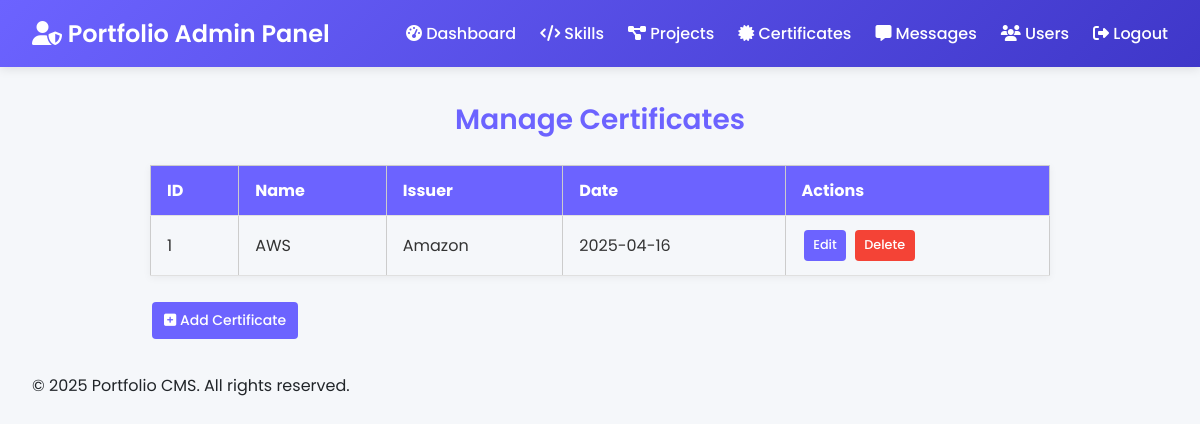
Screenshot of /admin/certificates.php (signed in) with the database file from the repository.
### tables this page shows
CREATE TABLE `certificates` (
  `id` int NOT NULL,
  `name` varchar(255) NOT NULL,
  `issuer` varchar(255) NOT NULL,
  `date` date NOT NULL,
  `description` text
);

### admin/certificates.php (the view, shortened to what this page needs)
<?php
include 'includes/database.php';
$result = mysqli_query(
    $connect,
    "SELECT * FROM certificates ORDER BY date DESC"
);
include 'includes/header.php';
?>
<div class="container">
  <h2>Manage Certificates</h2>
  <?php if (mysqli_num_rows($result) > 0): ?>
    <table class="table">
      <thead>
        <tr>
          <th>ID</th>
          <th>Name</th>
          <th>Issuer</th>
          <th>Date</th>
          <th>Actions</th>
        </tr>
      </thead>
      <tbody>
      <?php while ($row = mysqli_fetch_assoc($result)): ?>
        <tr>
          <td><?= $row['id'] ?></td>
          <td><?= htmlspecialchars($row['name']) ?></td>
          <td><?= htmlspecialchars($row['issuer']) ?></td>
          <td><?= htmlspecialchars($row['date']) ?></td>
          <td>
            <a href="certificate_edit.php?id=<?= $row['id'] ?>" class="btn btn-sm">Edit</a>
            <a href="certificates.php?delete=<?= $row['id'] ?>"
               class="btn btn-sm btn-danger"
               onclick="return confirm('Delete this certificate?');">
               Delete
            </a>
          </td>
        </tr>
      <?php endwhile; ?>
      </tbody>
    </table>
  <?php else: ?>
    <p>No certificates found.</p>
  <?php endif; ?>
  <p><a href="certificate_add.php" class="btn btn-primary">
    <i class="fas fa-plus-square"></i> Add Certificate
  </a></p>
</div>
<?php include 'includes/footer.php'; ?>

### admin/styles.css (style rules this page uses)
a:link, a:active, a:hover, a:visited { text-decoration: none; color: #b44824; }
table { width: 100%; border: 1px solid #ccc; border-spacing: 0; border-collapse: collapse; }
td, th { border: 1px solid #ccc; padding: 10px; }
th { white-space: nowrap; }
.btn { display: inline-block; padding: 5px 10px; margin: 2px; text-decoration: none; border-radius: 3px; }

### admin/includes/header.php (style rules this page uses)
:root { --primary-color:rgb(90, 157, 196); --secondary-color: #3f37c9; --accent-color:rgb(54, 170, 205); --light-color: #f8f9fa; --dark-color: #212529; --success-color: #4bb543; --warning-color: #f0ad4e; --danger-color: #d9534f; }
body { font-family: 'Poppins', sans-serif; margin: 0; padding: 0; background-color: #f5f7fa; color: var(--dark-color); }

### admin/certificates.php (style rules this page uses)
:root { --primary-color: #6C63FF; --danger-color: #f44336; --text-color: #333; --bg-light: #f9f9f9; --border-color: #e0e0e0; --font-family: 'Poppins', sans-serif; }
.container { max-width: 900px; margin: 2rem auto; padding: 0 1rem; font-family: var(--font-family); color: var(--text-color); }
h2 { font-size: 1.75rem; font-weight: 600; text-align: center; color: var(--primary-color); margin-bottom: 1.5rem; }
.table { width: 100%; border-collapse: collapse; box-shadow: 0 2px 8px rgba(0,0,0,0.05); margin-bottom: 1.5rem; }
.table th, .table td { padding: 0.75rem 1rem; border-bottom: 1px solid var(--border-color); vertical-align: middle; text-align: left; }
.table thead { background-color: var(--primary-color); color: #fff; }
.btn { display: inline-block; padding: 0.5rem 0.75rem; border-radius: 4px; color: #fff; text-decoration: none; font-size: 0.875rem; font-weight: 500; transition: opacity 0.2s; }
.btn-sm { font-size: 0.8rem; padding: 0.4rem 0.6rem; background-color: var(--primary-color); }
.btn-danger { background-color: var(--danger-color); }
.btn-primary { background-color: var(--primary-color); }
.btn, .btn-sm, .btn-primary, .btn-danger, .btn-add, .btn.view-btn, .btn.danger-btn { color: #fff !important; }

### rows the page displays
certificates: id "1", name "AWS", issuer "Amazon", date "2025-04-16"
